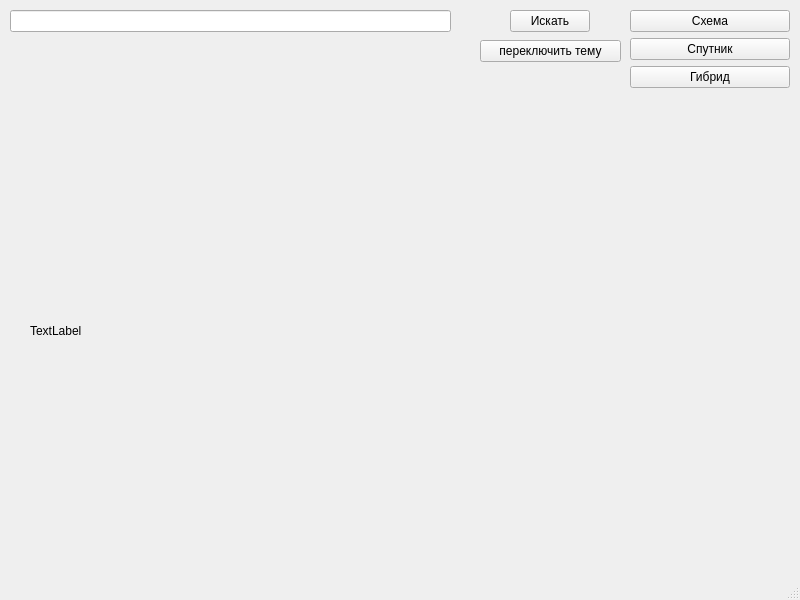
<?xml version="1.0" encoding="UTF-8"?>
<ui version="4.0">
 <class>MainWindow</class>
 <widget class="QMainWindow" name="MainWindow">
  <property name="geometry">
   <rect>
    <x>0</x>
    <y>0</y>
    <width>800</width>
    <height>600</height>
   </rect>
  </property>
  <property name="windowTitle">
   <string>MainWindow</string>
  </property>
  <widget class="QWidget" name="centralwidget">
   <widget class="QLineEdit" name="lineEdit">
    <property name="geometry">
     <rect>
      <x>10</x>
      <y>10</y>
      <width>441</width>
      <height>22</height>
     </rect>
    </property>
   </widget>
   <widget class="QLabel" name="map_label">
    <property name="geometry">
     <rect>
      <x>30</x>
      <y>110</y>
      <width>741</width>
      <height>441</height>
     </rect>
    </property>
    <property name="text">
     <string>TextLabel</string>
    </property>
   </widget>
   <widget class="QWidget" name="verticalLayoutWidget">
    <property name="geometry">
     <rect>
      <x>630</x>
      <y>10</y>
      <width>160</width>
      <height>80</height>
     </rect>
    </property>
    <layout class="QVBoxLayout" name="verticalLayout">
     <item>
      <widget class="QPushButton" name="scheme">
       <property name="text">
        <string>Схема</string>
       </property>
      </widget>
     </item>
     <item>
      <widget class="QPushButton" name="sputnik">
       <property name="text">
        <string>Спутник</string>
       </property>
      </widget>
     </item>
     <item>
      <widget class="QPushButton" name="gibrid">
       <property name="text">
        <string>Гибрид</string>
       </property>
      </widget>
     </item>
    </layout>
   </widget>
   <widget class="QPushButton" name="find">
    <property name="geometry">
     <rect>
      <x>510</x>
      <y>10</y>
      <width>80</width>
      <height>22</height>
     </rect>
    </property>
    <property name="text">
     <string>Искать</string>
    </property>
   </widget>
   <widget class="QPushButton" name="change_theme">
    <property name="geometry">
     <rect>
      <x>480</x>
      <y>40</y>
      <width>141</width>
      <height>22</height>
     </rect>
    </property>
    <property name="text">
     <string>переключить тему</string>
    </property>
   </widget>
  </widget>
  <widget class="QMenuBar" name="menubar">
   <property name="geometry">
    <rect>
     <x>0</x>
     <y>0</y>
     <width>800</width>
     <height>19</height>
    </rect>
   </property>
  </widget>
  <widget class="QStatusBar" name="statusbar"/>
 </widget>
 <resources/>
 <connections/>
</ui>
